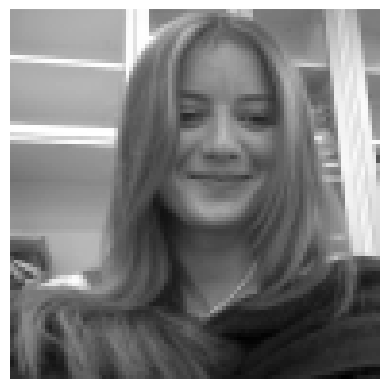
#> input picture Lab_3/Ejercicio_2/beatrice.png, 389 x 389 px
$ python convert_raw.py beatrice.png julian.png
#> lines starting #> are read from the running program, lines starting #| are printed output that depends on the picture
from PIL import Image
import numpy as np
import sys

img = Image.open(sys.argv[1]).convert("L")
img = img.resize((96,96))
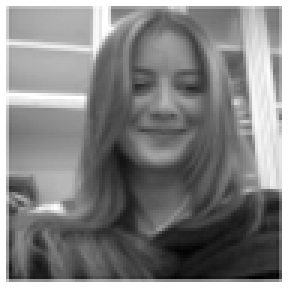
#> img: PIL image 96x96 L (shown 3 times larger); min 0, max 255, mean 129.5

arr = np.array(img, dtype=np.uint8)

with open(sys.argv[2], "wb") as f:
    f.write(arr.tobytes())

print("done")

$ run again, on Lab_3/Ejercicio_2/simon.png
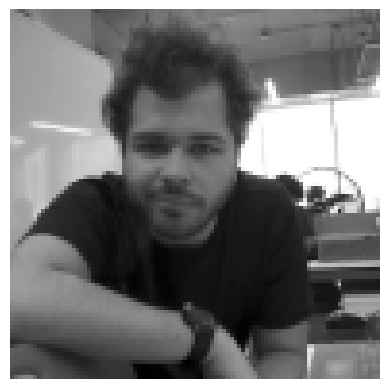
#> input picture Lab_3/Ejercicio_2/simon.png, 389 x 389 px
#> `img = img.resize((96,96))`:
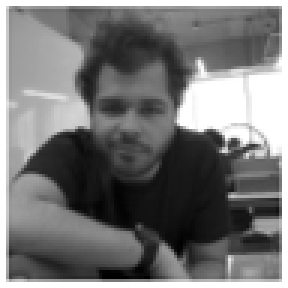
#> img: PIL image 96x96 L (shown 3 times larger); min 0, max 255, mean 117.8
